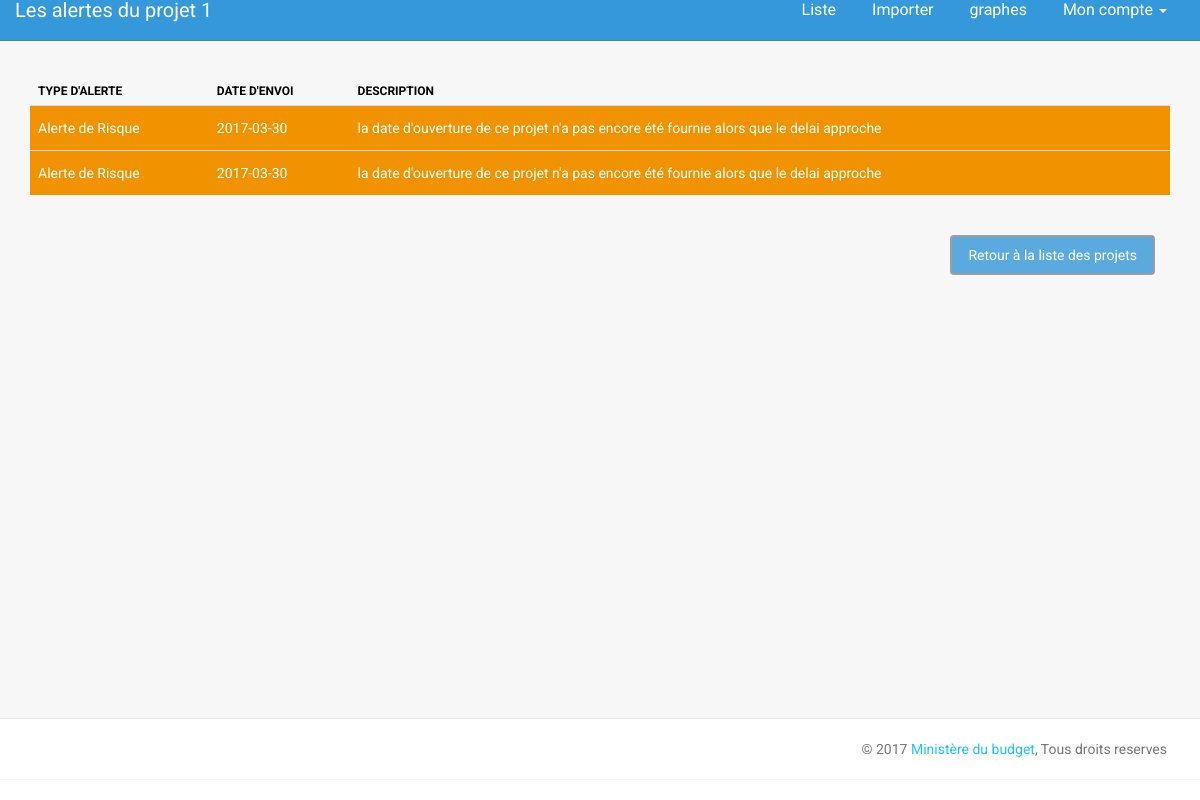
The app's page /alertes.php?projet=1, older data.
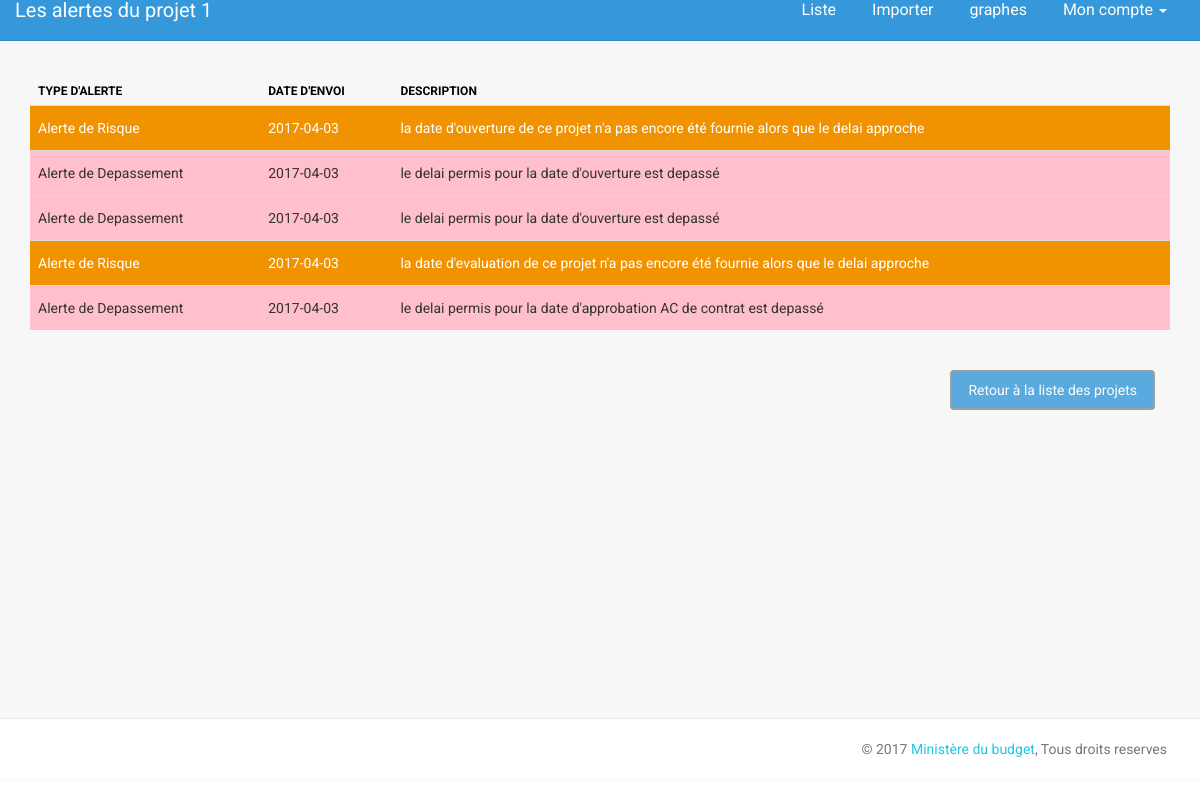
The same page, newer data.
### tables this page shows
CREATE TABLE IF NOT EXISTS `alert` (
  `idAlert` int(11) NOT NULL AUTO_INCREMENT,
  `dateAlert` date NOT NULL,
  `typeAlert` int(2) NOT NULL,
  `idProjet` int(11) NOT NULL,
  `messageAlert` varchar(250) NOT NULL,
  PRIMARY KEY (`idAlert`)
);

### bd/CRUD.php (called while the page is built, shortened)
<?php
class CRUD{
	private $bdd ;
	public function setDb($p) {
			$this -> bdd = $p ;
		}
		public function selectAlertByIdProjet($id) {
			$id = htmlspecialchars($id);
			$requete = $this -> bdd ->prepare('SELECT * FROM Alert
												WHERE idProjet = :id
												');
			$requete->execute(array(
							'id' => $id
							));
			$results = array();
				if($requete ->rowCount() > 0){
					while($tmp = $requete -> fetch()){
						$results[] = new Alert($tmp);
				}
				return $results;
			}else return null;
		}
}
?>

### bd/Alert.php (called while the page is built, shortened)
<?php
class Alert {
	private $dateAlert ;
	private $typeAlert ;
	private $messageAlert ;
	public function  getDateAlert  () { return $this -> dateAlert ; }
	public function  getTypeAlert  () { return $this -> typeAlert ; }
	public function  getMessageAlert  () { return $this -> messageAlert ; }
	public function  setDateAlert ($p) { $this -> dateAlert = $p ; }
	public function  setTypeAlert ($p) { $this -> typeAlert = $p ; }
	public function  setMessageAlert ($p) { $this -> messageAlert = $p ; }
	public function hydrate(array $tab) {
		foreach ($tab as $cle => $valeur){
				$methode = 'set'.ucfirst($cle);
			}
	}
}
?>

### alertes.php (the view, shortened to what this page needs)
<!doctype html>
<html lang="en">
<head>
    <link href="assets/css/bootstrap.min.css" rel="stylesheet" />
    <link href="assets/css/animate.min.css" rel="stylesheet"/>
    <link href="assets/css/light-bootstrap-dashboard.css" rel="stylesheet"/>
    <link href="http://maxcdn.bootstrapcdn.com/font-awesome/4.2.0/css/font-awesome.min.css" rel="stylesheet">
    <link href="assets/css/pe-icon-7-stroke.css" rel="stylesheet" />
</head>
<body style='margin-bottom:0px;'>
<div class="wrapper">
    <div class="main-panel">
      <?php
        $page_title = "Les alertes du projet ". $_GET['projet'] ;
      ?>
		   <?php
			require_once('inc/menu.top.php');
            require_once('bd/Alert.php');
			require_once('bd/connection_bd.php');
			require_once('bd/CRUD.php');
            require_once('bd/fonctions.inc.php');
            $obj_bdd = new CRUD ($bdd);
            ?>
        <div class="content">
		   <div class="container-fluid center " >
		<?php
           $results = $obj_bdd -> selectAlertByIdProjet($_SESSION['idProjet']) ;
           if($results != null) {
            echo "
               <table class='table'>
                <thead>
                <tr>
                    <th>Type d'alerte</th>
                    <th>Date d'envoi</th>
                    <th>Description</th>
                </tr>
                </thead>
                <tbody>
                ";
               foreach($results AS $alert) {
                   $typeAlert = $alert -> getTypeAlert();
                   $dateAlert = $alert -> getDateAlert() ;
                   $messageAlert = 	$alert -> getMessageAlert() ;
                   $class = "";
                   $type = "";
                   if($typeAlert == 1) {
                       $class = "alert" ;
                       $type = "Alerte de Risque" ;
                   }elseif ($typeAlert == 2){
                       $class = "depasser" ;
                       $type = "Alerte de Depassement" ;
                   }
                   echo "
                        <tr class='$class'>
                            <td> $type </td>
                            <td> $dateAlert </td>
                            <td> $messageAlert </td>
                        </tr>
                    ";
               }
            echo"
              </tbody>
            </table>
            ";
           } else {
             echo"
               <div class='col-lg-12 center' style = 'margin-top: 20px;'>
                <p>pas d'alertes pour ce projet, tout est dans les normes !</p>
		       </div>
               ";
           }
		?>
          <div class="col-lg-12 center" style = 'margin-top: 20px;'>
		     <a href='data.php'  class="btn btn-info pull-right" style ="margin-left:10px;">Retour à la liste des projets</a>
          </div>
		</div>
        </div>
	    <?php
		require_once('inc/footer.inc.php');
		?>
    </div>
</div>
</body>
</html>

### inc/menu.top.php (shortened to what this page needs)
<nav class="navbar navbar-default navbar-fixed navbar-top">
            <div class="container-fluid">
                <div class="navbar-header">
                    <a class="navbar-brand" href="#">
						<?php
							echo ((isset($page_title) && !empty($page_title)) ? $page_title : 'Tableau de bord');
						?>
					</a>
                </div>
                <div class="collapse navbar-collapse">
                    <ul class="nav navbar-nav navbar-right">
                        <li>
                            <a href="data.php">
                                Liste
                            </a>
                        </li>
                        <li>
                            <a href="import.php">
                                Importer
                            </a>
                        </li>
						 <li>
                            <a href="chart.php">
                                graphes
                            </a>
                        </li>
						 <li class="dropdown">
                              <a href="#" class="dropdown-toggle" data-toggle="dropdown">
                                    Mon compte
                                    <b class="caret"></b>
                              </a>
                        </li>
                    </ul>
                </div>
            </div>
        </nav>

### inc/footer.inc.php
<footer class="footer">
    <div class="container-fluid">
        <p class="copyright pull-right">
            &copy; 2017 <a href="#">Ministère du budget</a>, Tous droits reserves
        </p>
    </div>
</footer>

Row changes from the older to the newer data that the page shows:
removed alert: typeAlert "Alerte de Risque", dateAlert "2017-03-30", messageAlert "la date d'ouverture de ce projet n'a pas encore été fournie alors que le delai approche"
removed alert: typeAlert "Alerte de Risque", dateAlert "2017-03-30", messageAlert "la date d'ouverture de ce projet n'a pas encore été fournie alors que le delai approche"
added alert: typeAlert "Alerte de Risque", dateAlert "2017-04-03", messageAlert "la date d'ouverture de ce projet n'a pas encore été fournie alors que le delai approche"
added alert: typeAlert "Alerte de Depassement", dateAlert "2017-04-03", messageAlert "le delai permis pour la date d'ouverture est depassé"
added alert: typeAlert "Alerte de Depassement", dateAlert "2017-04-03", messageAlert "le delai permis pour la date d'ouverture est depassé"
added alert: typeAlert "Alerte de Risque", dateAlert "2017-04-03", messageAlert "la date d'evaluation de ce projet n'a pas encore été fournie alors que le delai approche"
added alert: typeAlert "Alerte de Depassement", dateAlert "2017-04-03", messageAlert "le delai permis pour la date d'approbation AC de contrat est depassé"
